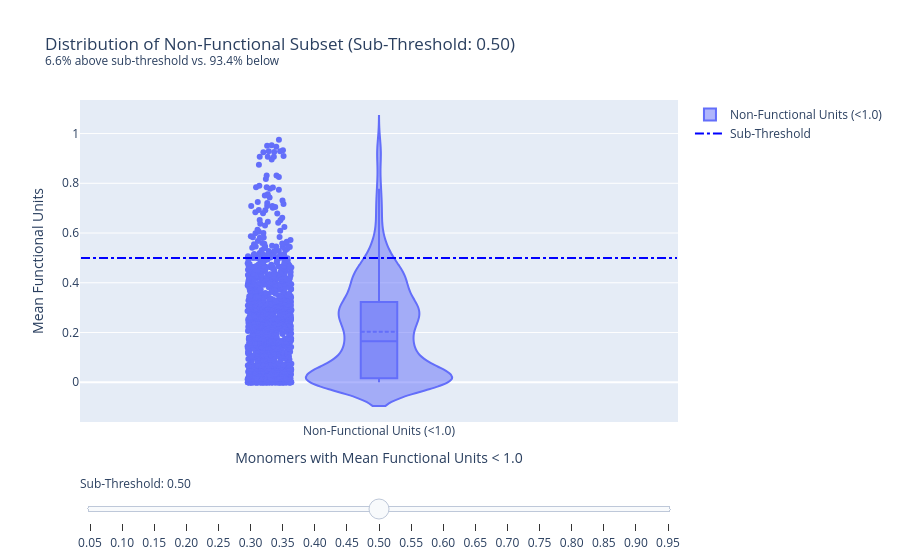

The code cell stored with this chart in its notebook:
### Code cell
import pandas as pd
import plotly.graph_objects as go
from plotly.offline import iplot, init_notebook_mode
import numpy as np

# Ensure Plotly works in the notebook
init_notebook_mode(connected=True)

# --- 1. Create a subset of the data ---
# Load the original data 
file_path = '/user/home/il22158/work/vEcoli/reading/results/functional_gene/all_media_conditions1_functional_genes_v0_mean.csv'
df_full = pd.read_csv(file_path)

# Filter for the "non-functional" subset where the value is less than 1.0
df_subset = df_full[df_full['mean_functional_units'] < 1.0].copy()

print(f'Original dataset: {len(df_full)} samples')
print(f'Non-functional subset (<1.0): {len(df_subset)} samples ({100*len(df_subset)/len(df_full):.1f}%)')
print()

# --- 2. Create the main plot for the subset ---
fig_subset = go.Figure()

# Add violin plot for the subset distribution
fig_subset.add_trace(go.Violin(
    y=df_subset['mean_functional_units'],
    name='Non-Functional Units (<1.0)',
    box_visible=True,
    meanline_visible=True,
    points='all'
))

# Add a transparent trace for the legend entry of the threshold line
fig_subset.add_trace(go.Scatter(
    x=[None],
    y=[None],
    mode='lines',
    line=dict(color="Blue", width=2, dash="dashdot"),
    name='Sub-Threshold'
))

# --- 3. Create the slider for the subset ---
steps_subset = []
# Create steps for a more focused range, from 0.05 to 0.95 in steps of 0.05
for i in np.arange(0.05, 1.0, 0.05):
    threshold = round(i, 2)
    
    # Calculate percentages *within the subset*
    is_above_sub_threshold = df_subset['mean_functional_units'] >= threshold
    pct_above = 100 * is_above_sub_threshold.sum() / len(df_subset)
    
    step = dict(
        method="update",
        args=[
            {"shapes[0].y0": threshold, "shapes[0].y1": threshold},
            {"title": f"Distribution of Non-Functional Subset (Sub-Threshold: {threshold:.2f})<br>"
                      f"<sup>{pct_above:.1f}% above sub-threshold vs. {100 - pct_above:.1f}% below</sup>"}
        ],
        label=f"{threshold:.2f}"
    )
    steps_subset.append(step)

sliders_subset = [dict(
    active=9,  # Default to a sub-threshold of 0.50
    currentvalue={"prefix": "Sub-Threshold: "},
    pad={"t": 50},
    steps=steps_subset
)]

# --- 4. Configure the plot's layout for the subset ---
initial_threshold_subset = 0.5
is_above_initial_subset = df_subset['mean_functional_units'] >= initial_threshold_subset
pct_above_initial_subset = 100 * is_above_initial_subset.sum() / len(df_subset)

fig_subset.update_layout(
    title=f"Distribution of Non-Functional Subset (Sub-Threshold: {initial_threshold_subset:.2f})<br>"
          f"<sup>{pct_above_initial_subset:.1f}% above sub-threshold vs. {100 - pct_above_initial_subset:.1f}% below</sup>",
    yaxis_title="Mean Functional Units",
    xaxis_title="Monomers with Mean Functional Units < 1.0",
    sliders=sliders_subset,
    shapes=[
        go.layout.Shape(
            type="line",
            x0=-1, x1=1,
            y0=initial_threshold_subset, y1=initial_threshold_subset,
            line=dict(color="Blue", width=2, dash="dashdot")
        )
    ]
)

# Save the new interactive plot to a separate HTML file
html_output_path_subset = '/user/home/il22158/work/vEcoli/reading/results/functional_gene/interactive_non_functional_units.html'
fig_subset.write_html(html_output_path_subset)

print(f"✓ Interactive plot for non-functional subset saved to: {html_output_path_subset}")

# Show the plot in the notebook
iplot(fig_subset)

### Figure 1 — Plotly figure (JSON) as saved in the notebook; plotly's stock layout.template omitted (floating-point values rounded to 4 significant figures; data arrays with more than 128 entries replaced by an {"elided": "..."} marker saying what was removed)
{"data": [{"box": {"visible": true}, "meanline": {"visible": true}, "name": "Non-Functional Units (<1.0)", "points": "all", "type": "violin", "y": {"elided": "1545 float values"}}, {"line": {"color": "Blue", "dash": "dashdot", "width": 2}, "mode": "lines", "name": "Sub-Threshold", "type": "scatter", "x": [null], "y": [null]}], "layout": {"shapes": [{"line": {"color": "Blue", "dash": "dashdot", "width": 2}, "type": "line", "x0": -1, "x1": 1, "y0": 0.5, "y1": 0.5}], "sliders": [{"active": 9, "currentvalue": {"prefix": "Sub-Threshold: "}, "pad": {"t": 50}, "steps": [{"args": [{"shapes[0].y0": 0.05, "shapes[0].y1": 0.05}, {"title": "Distribution of Non-Functional Subset (Sub-Threshold: 0.05)<br><sup>68.0% above sub-threshold vs. 32.0% below</sup>"}], "label": "0.05", "method": "update"}, {"args": [{"shapes[0].y0": 0.1, "shapes[0].y1": 0.1}, {"title": "Distribution of Non-Functional Subset (Sub-Threshold: 0.10)<br><sup>59.6% above sub-threshold vs. 40.4% below</sup>"}], "label": "0.10", "method": "update"}, {"args": [{"shapes[0].y0": 0.15, "shapes[0].y1": 0.15}, {"title": "Distribution of Non-Functional Subset (Sub-Threshold: 0.15)<br><sup>53.0% above sub-threshold vs. 47.0% below</sup>"}], "label": "0.15", "method": "update"}, {"args": [{"shapes[0].y0": 0.2, "shapes[0].y1": 0.2}, {"title": "Distribution of Non-Functional Subset (Sub-Threshold: 0.20)<br><sup>45.9% above sub-threshold vs. 54.1% below</sup>"}], "label": "0.20", "method": "update"}, {"args": [{"shapes[0].y0": 0.25, "shapes[0].y1": 0.25}, {"title": "Distribution of Non-Functional Subset (Sub-Threshold: 0.25)<br><sup>39.2% above sub-threshold vs. 60.8% below</sup>"}], "label": "0.25", "method": "update"}, {"args": [{"shapes[0].y0": 0.3, "shapes[0].y1": 0.3}, {"title": "Distribution of Non-Functional Subset (Sub-Threshold: 0.30)<br><sup>29.5% above sub-threshold vs. 70.5% below</sup>"}], "label": "0.30", "method": "update"}, {"args": [{"shapes[0].y0": 0.35, "shapes[0].y1": 0.35}, {"title": "Distribution of Non-Functional Subset (Sub-Threshold: 0.35)<br><sup>21.2% above sub-threshold vs. 78.8% below</sup>"}], "label": "0.35", "method": "update"}, {"args": [{"shapes[0].y0": 0.4, "shapes[0].y1": 0.4}, {"title": "Distribution of Non-Functional Subset (Sub-Threshold: 0.40)<br><sup>16.5% above sub-threshold vs. 83.5% below</sup>"}], "label": "0.40", "method": "update"}, {"args": [{"shapes[0].y0": 0.45, "shapes[0].y1": 0.45}, {"title": "Distribution of Non-Functional Subset (Sub-Threshold: 0.45)<br><sup>10.5% above sub-threshold vs. 89.5% below</sup>"}], "label": "0.45", "method": "update"}, {"args": [{"shapes[0].y0": 0.5, "shapes[0].y1": 0.5}, {"title": "Distribution of Non-Functional Subset (Sub-Threshold: 0.50)<br><sup>6.6% above sub-threshold vs. 93.4% below</sup>"}], "label": "0.50", "method": "update"}, {"args": [{"shapes[0].y0": 0.55, "shapes[0].y1": 0.55}, {"title": "Distribution of Non-Functional Subset (Sub-Threshold: 0.55)<br><sup>4.4% above sub-threshold vs. 95.6% below</sup>"}], "label": "0.55", "method": "update"}, {"args": [{"shapes[0].y0": 0.6, "shapes[0].y1": 0.6}, {"title": "Distribution of Non-Functional Subset (Sub-Threshold: 0.60)<br><sup>3.5% above sub-threshold vs. 96.5% below</sup>"}], "label": "0.60", "method": "update"}, {"args": [{"shapes[0].y0": 0.65, "shapes[0].y1": 0.65}, {"title": "Distribution of Non-Functional Subset (Sub-Threshold: 0.65)<br><sup>2.9% above sub-threshold vs. 97.1% below</sup>"}], "label": "0.65", "method": "update"}, {"args": [{"shapes[0].y0": 0.7, "shapes[0].y1": 0.7}, {"title": "Distribution of Non-Functional Subset (Sub-Threshold: 0.70)<br><sup>2.4% above sub-threshold vs. 97.6% below</sup>"}], "label": "0.70", "method": "update"}, {"args": [{"shapes[0].y0": 0.75, "shapes[0].y1": 0.75}, {"title": "Distribution of Non-Functional Subset (Sub-Threshold: 0.75)<br><sup>1.7% above sub-threshold vs. 98.3% below</sup>"}], "label": "0.75", "method": "update"}, {"args": [{"shapes[0].y0": 0.8, "shapes[0].y1": 0.8}, {"title": "Distribution of Non-Functional Subset (Sub-Threshold: 0.80)<br><sup>1.2% above sub-threshold vs. 98.8% below</sup>"}], "label": "0.80", "method": "update"}, {"args": [{"shapes[0].y0": 0.85, "shapes[0].y1": 0.85}, {"title": "Distribution of Non-Functional Subset (Sub-Threshold: 0.85)<br><sup>1.0% above sub-threshold vs. 99.0% below</sup>"}], "label": "0.85", "method": "update"}, {"args": [{"shapes[0].y0": 0.9, "shapes[0].y1": 0.9}, {"title": "Distribution of Non-Functional Subset (Sub-Threshold: 0.90)<br><sup>0.8% above sub-threshold vs. 99.2% below</sup>"}], "label": "0.90", "method": "update"}, {"args": [{"shapes[0].y0": 0.95, "shapes[0].y1": 0.95}, {"title": "Distribution of Non-Functional Subset (Sub-Threshold: 0.95)<br><sup>0.2% above sub-threshold vs. 99.8% below</sup>"}], "label": "0.95", "method": "update"}]}], "title": {"text": "Distribution of Non-Functional Subset (Sub-Threshold: 0.50)<br><sup>6.6% above sub-threshold vs. 93.4% below</sup>"}, "xaxis": {"title": {"text": "Monomers with Mean Functional Units < 1.0"}}, "yaxis": {"title": {"text": "Mean Functional Units"}}}}
